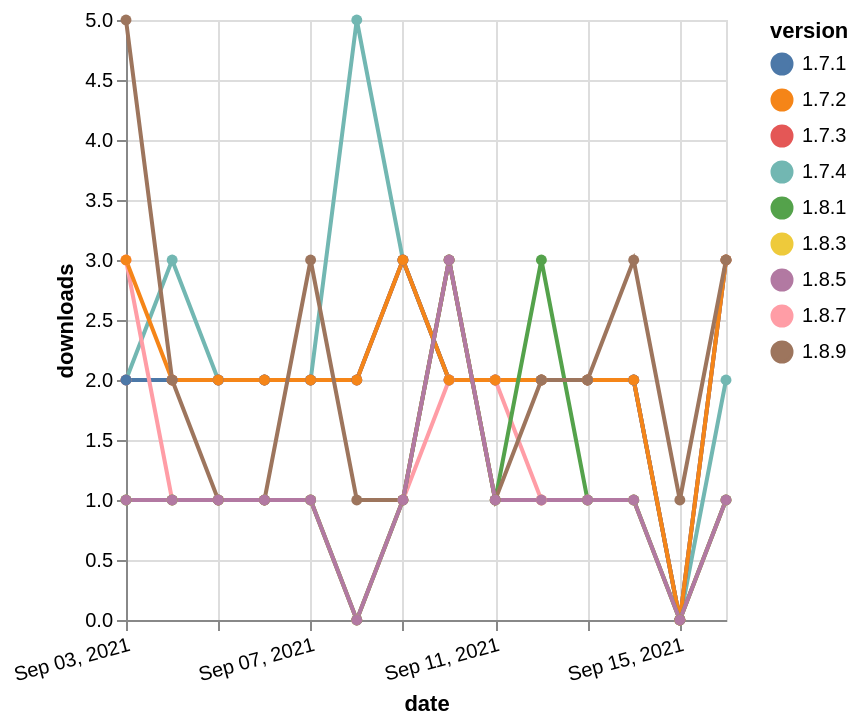

Describe this chart as a Vega-Lite specification.
### Vega-Lite specification from a JSON file in a GitHub repository (floating-point values rounded to 4 significant figures)
{"$schema": "https://vega.github.io/schema/vega-lite/v5.json", "description": "A simple bar chart with embedded data.", "data": {"values": [{"date": "2021-09-03", "total": 1491, "delta": 2, "version": "1.7.4"}, {"date": "2021-09-04", "total": 1494, "delta": 3, "version": "1.7.4"}, {"date": "2021-09-05", "total": 1496, "delta": 2, "version": "1.7.4"}, {"date": "2021-09-06", "total": 1498, "delta": 2, "version": "1.7.4"}, {"date": "2021-09-07", "total": 1500, "delta": 2, "version": "1.7.4"}, {"date": "2021-09-08", "total": 1505, "delta": 5, "version": "1.7.4"}, {"date": "2021-09-09", "total": 1508, "delta": 3, "version": "1.7.4"}, {"date": "2021-09-10", "total": 1510, "delta": 2, "version": "1.7.4"}, {"date": "2021-09-11", "total": 1512, "delta": 2, "version": "1.7.4"}, {"date": "2021-09-12", "total": 1514, "delta": 2, "version": "1.7.4"}, {"date": "2021-09-13", "total": 1516, "delta": 2, "version": "1.7.4"}, {"date": "2021-09-14", "total": 1518, "delta": 2, "version": "1.7.4"}, {"date": "2021-09-15", "total": 1518, "delta": 0, "version": "1.7.4"}, {"date": "2021-09-16", "total": 1520, "delta": 2, "version": "1.7.4"}, {"date": "2021-09-03", "total": 1184, "delta": 2, "version": "1.7.3"}, {"date": "2021-09-04", "total": 1186, "delta": 2, "version": "1.7.3"}, {"date": "2021-09-05", "total": 1188, "delta": 2, "version": "1.7.3"}, {"date": "2021-09-06", "total": 1190, "delta": 2, "version": "1.7.3"}, {"date": "2021-09-07", "total": 1192, "delta": 2, "version": "1.7.3"}, {"date": "2021-09-08", "total": 1194, "delta": 2, "version": "1.7.3"}, {"date": "2021-09-09", "total": 1197, "delta": 3, "version": "1.7.3"}, {"date": "2021-09-10", "total": 1199, "delta": 2, "version": "1.7.3"}, {"date": "2021-09-11", "total": 1201, "delta": 2, "version": "1.7.3"}, {"date": "2021-09-12", "total": 1203, "delta": 2, "version": "1.7.3"}, {"date": "2021-09-13", "total": 1205, "delta": 2, "version": "1.7.3"}, {"date": "2021-09-14", "total": 1207, "delta": 2, "version": "1.7.3"}, {"date": "2021-09-15", "total": 1207, "delta": 0, "version": "1.7.3"}, {"date": "2021-09-16", "total": 1210, "delta": 3, "version": "1.7.3"}, {"date": "2021-09-03", "total": 243, "delta": 1, "version": "1.8.3"}, {"date": "2021-09-04", "total": 244, "delta": 1, "version": "1.8.3"}, {"date": "2021-09-05", "total": 245, "delta": 1, "version": "1.8.3"}, {"date": "2021-09-06", "total": 246, "delta": 1, "version": "1.8.3"}, {"date": "2021-09-07", "total": 247, "delta": 1, "version": "1.8.3"}, {"date": "2021-09-08", "total": 247, "delta": 0, "version": "1.8.3"}, {"date": "2021-09-09", "total": 248, "delta": 1, "version": "1.8.3"}, {"date": "2021-09-10", "total": 251, "delta": 3, "version": "1.8.3"}, {"date": "2021-09-11", "total": 252, "delta": 1, "version": "1.8.3"}, {"date": "2021-09-12", "total": 253, "delta": 1, "version": "1.8.3"}, {"date": "2021-09-13", "total": 254, "delta": 1, "version": "1.8.3"}, {"date": "2021-09-14", "total": 255, "delta": 1, "version": "1.8.3"}, {"date": "2021-09-15", "total": 255, "delta": 0, "version": "1.8.3"}, {"date": "2021-09-16", "total": 256, "delta": 1, "version": "1.8.3"}, {"date": "2021-09-03", "total": 1457, "delta": 2, "version": "1.7.1"}, {"date": "2021-09-04", "total": 1459, "delta": 2, "version": "1.7.1"}, {"date": "2021-09-05", "total": 1461, "delta": 2, "version": "1.7.1"}, {"date": "2021-09-06", "total": 1463, "delta": 2, "version": "1.7.1"}, {"date": "2021-09-07", "total": 1465, "delta": 2, "version": "1.7.1"}, {"date": "2021-09-08", "total": 1467, "delta": 2, "version": "1.7.1"}, {"date": "2021-09-09", "total": 1470, "delta": 3, "version": "1.7.1"}, {"date": "2021-09-10", "total": 1472, "delta": 2, "version": "1.7.1"}, {"date": "2021-09-11", "total": 1474, "delta": 2, "version": "1.7.1"}, {"date": "2021-09-12", "total": 1476, "delta": 2, "version": "1.7.1"}, {"date": "2021-09-13", "total": 1478, "delta": 2, "version": "1.7.1"}, {"date": "2021-09-14", "total": 1480, "delta": 2, "version": "1.7.1"}, {"date": "2021-09-15", "total": 1480, "delta": 0, "version": "1.7.1"}, {"date": "2021-09-16", "total": 1483, "delta": 3, "version": "1.7.1"}, {"date": "2021-09-03", "total": 333, "delta": 3, "version": "1.8.7"}, {"date": "2021-09-04", "total": 334, "delta": 1, "version": "1.8.7"}, {"date": "2021-09-05", "total": 335, "delta": 1, "version": "1.8.7"}, {"date": "2021-09-06", "total": 336, "delta": 1, "version": "1.8.7"}, {"date": "2021-09-07", "total": 337, "delta": 1, "version": "1.8.7"}, {"date": "2021-09-08", "total": 337, "delta": 0, "version": "1.8.7"}, {"date": "2021-09-09", "total": 338, "delta": 1, "version": "1.8.7"}, {"date": "2021-09-10", "total": 340, "delta": 2, "version": "1.8.7"}, {"date": "2021-09-11", "total": 342, "delta": 2, "version": "1.8.7"}, {"date": "2021-09-12", "total": 343, "delta": 1, "version": "1.8.7"}, {"date": "2021-09-13", "total": 344, "delta": 1, "version": "1.8.7"}, {"date": "2021-09-14", "total": 345, "delta": 1, "version": "1.8.7"}, {"date": "2021-09-15", "total": 345, "delta": 0, "version": "1.8.7"}, {"date": "2021-09-16", "total": 346, "delta": 1, "version": "1.8.7"}, {"date": "2021-09-03", "total": 1684, "delta": 3, "version": "1.7.2"}, {"date": "2021-09-04", "total": 1686, "delta": 2, "version": "1.7.2"}, {"date": "2021-09-05", "total": 1688, "delta": 2, "version": "1.7.2"}, {"date": "2021-09-06", "total": 1690, "delta": 2, "version": "1.7.2"}, {"date": "2021-09-07", "total": 1692, "delta": 2, "version": "1.7.2"}, {"date": "2021-09-08", "total": 1694, "delta": 2, "version": "1.7.2"}, {"date": "2021-09-09", "total": 1697, "delta": 3, "version": "1.7.2"}, {"date": "2021-09-10", "total": 1699, "delta": 2, "version": "1.7.2"}, {"date": "2021-09-11", "total": 1701, "delta": 2, "version": "1.7.2"}, {"date": "2021-09-12", "total": 1703, "delta": 2, "version": "1.7.2"}, {"date": "2021-09-13", "total": 1705, "delta": 2, "version": "1.7.2"}, {"date": "2021-09-14", "total": 1707, "delta": 2, "version": "1.7.2"}, {"date": "2021-09-15", "total": 1707, "delta": 0, "version": "1.7.2"}, {"date": "2021-09-16", "total": 1710, "delta": 3, "version": "1.7.2"}, {"date": "2021-09-03", "total": 360, "delta": 1, "version": "1.8.1"}, {"date": "2021-09-04", "total": 361, "delta": 1, "version": "1.8.1"}, {"date": "2021-09-05", "total": 362, "delta": 1, "version": "1.8.1"}, {"date": "2021-09-06", "total": 363, "delta": 1, "version": "1.8.1"}, {"date": "2021-09-07", "total": 364, "delta": 1, "version": "1.8.1"}, {"date": "2021-09-08", "total": 364, "delta": 0, "version": "1.8.1"}, {"date": "2021-09-09", "total": 365, "delta": 1, "version": "1.8.1"}, {"date": "2021-09-10", "total": 368, "delta": 3, "version": "1.8.1"}, {"date": "2021-09-11", "total": 369, "delta": 1, "version": "1.8.1"}, {"date": "2021-09-12", "total": 372, "delta": 3, "version": "1.8.1"}, {"date": "2021-09-13", "total": 373, "delta": 1, "version": "1.8.1"}, {"date": "2021-09-14", "total": 374, "delta": 1, "version": "1.8.1"}, {"date": "2021-09-15", "total": 374, "delta": 0, "version": "1.8.1"}, {"date": "2021-09-16", "total": 375, "delta": 1, "version": "1.8.1"}, {"date": "2021-09-03", "total": 41, "delta": 5, "version": "1.8.9"}, {"date": "2021-09-04", "total": 43, "delta": 2, "version": "1.8.9"}, {"date": "2021-09-05", "total": 44, "delta": 1, "version": "1.8.9"}, {"date": "2021-09-06", "total": 45, "delta": 1, "version": "1.8.9"}, {"date": "2021-09-07", "total": 48, "delta": 3, "version": "1.8.9"}, {"date": "2021-09-08", "total": 49, "delta": 1, "version": "1.8.9"}, {"date": "2021-09-09", "total": 50, "delta": 1, "version": "1.8.9"}, {"date": "2021-09-10", "total": 53, "delta": 3, "version": "1.8.9"}, {"date": "2021-09-11", "total": 54, "delta": 1, "version": "1.8.9"}, {"date": "2021-09-12", "total": 56, "delta": 2, "version": "1.8.9"}, {"date": "2021-09-13", "total": 58, "delta": 2, "version": "1.8.9"}, {"date": "2021-09-14", "total": 61, "delta": 3, "version": "1.8.9"}, {"date": "2021-09-15", "total": 62, "delta": 1, "version": "1.8.9"}, {"date": "2021-09-16", "total": 65, "delta": 3, "version": "1.8.9"}, {"date": "2021-09-03", "total": 215, "delta": 1, "version": "1.8.5"}, {"date": "2021-09-04", "total": 216, "delta": 1, "version": "1.8.5"}, {"date": "2021-09-05", "total": 217, "delta": 1, "version": "1.8.5"}, {"date": "2021-09-06", "total": 218, "delta": 1, "version": "1.8.5"}, {"date": "2021-09-07", "total": 219, "delta": 1, "version": "1.8.5"}, {"date": "2021-09-08", "total": 219, "delta": 0, "version": "1.8.5"}, {"date": "2021-09-09", "total": 220, "delta": 1, "version": "1.8.5"}, {"date": "2021-09-10", "total": 223, "delta": 3, "version": "1.8.5"}, {"date": "2021-09-11", "total": 224, "delta": 1, "version": "1.8.5"}, {"date": "2021-09-12", "total": 225, "delta": 1, "version": "1.8.5"}, {"date": "2021-09-13", "total": 226, "delta": 1, "version": "1.8.5"}, {"date": "2021-09-14", "total": 227, "delta": 1, "version": "1.8.5"}, {"date": "2021-09-15", "total": 227, "delta": 0, "version": "1.8.5"}, {"date": "2021-09-16", "total": 228, "delta": 1, "version": "1.8.5"}]}, "width": "container", "mark": {"type": "line", "point": {"filled": true}}, "encoding": {"x": {"field": "date", "type": "temporal", "timeUnit": "yearmonthdate", "title": "date", "axis": {"labelAngle": -15}}, "y": {"field": "delta", "type": "quantitative", "title": "downloads"}, "color": {"field": "version", "type": "nominal"}, "tooltip": {"field": "delta"}}}
